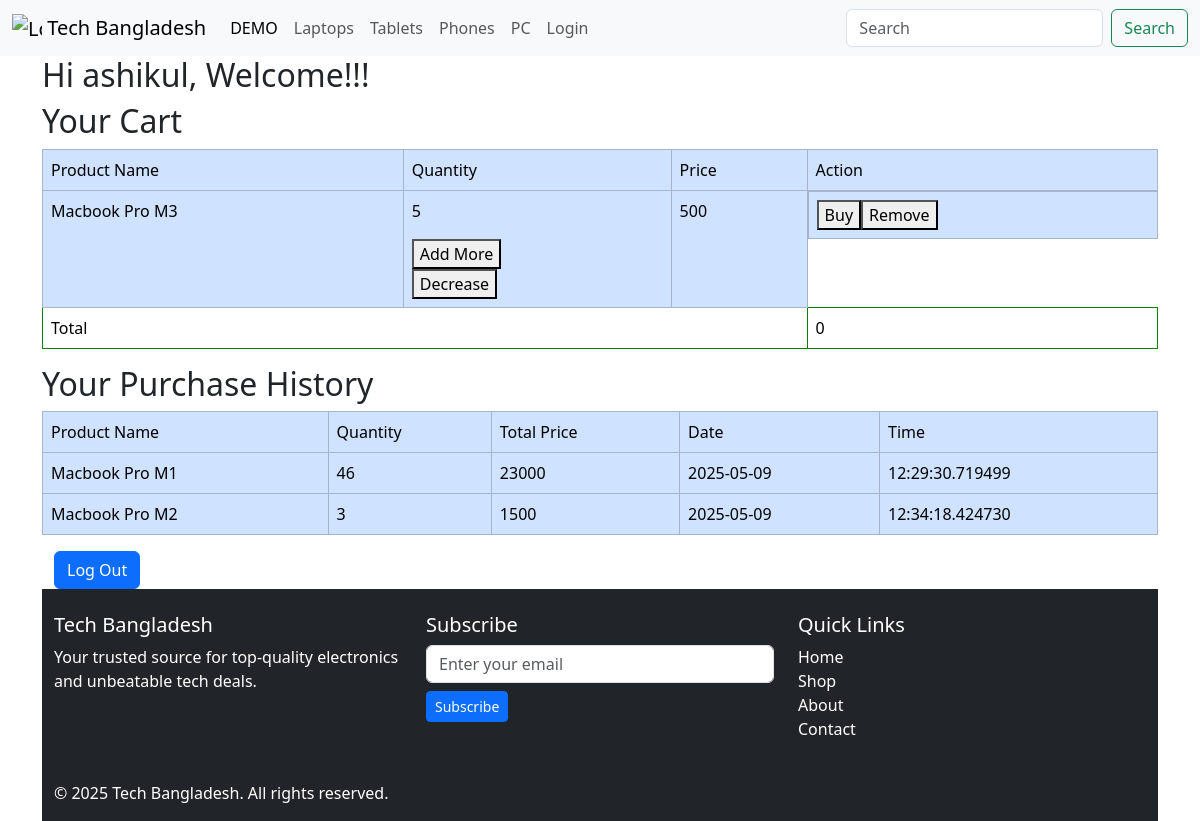
The page /profile (signed in) on the database as committed earlier.
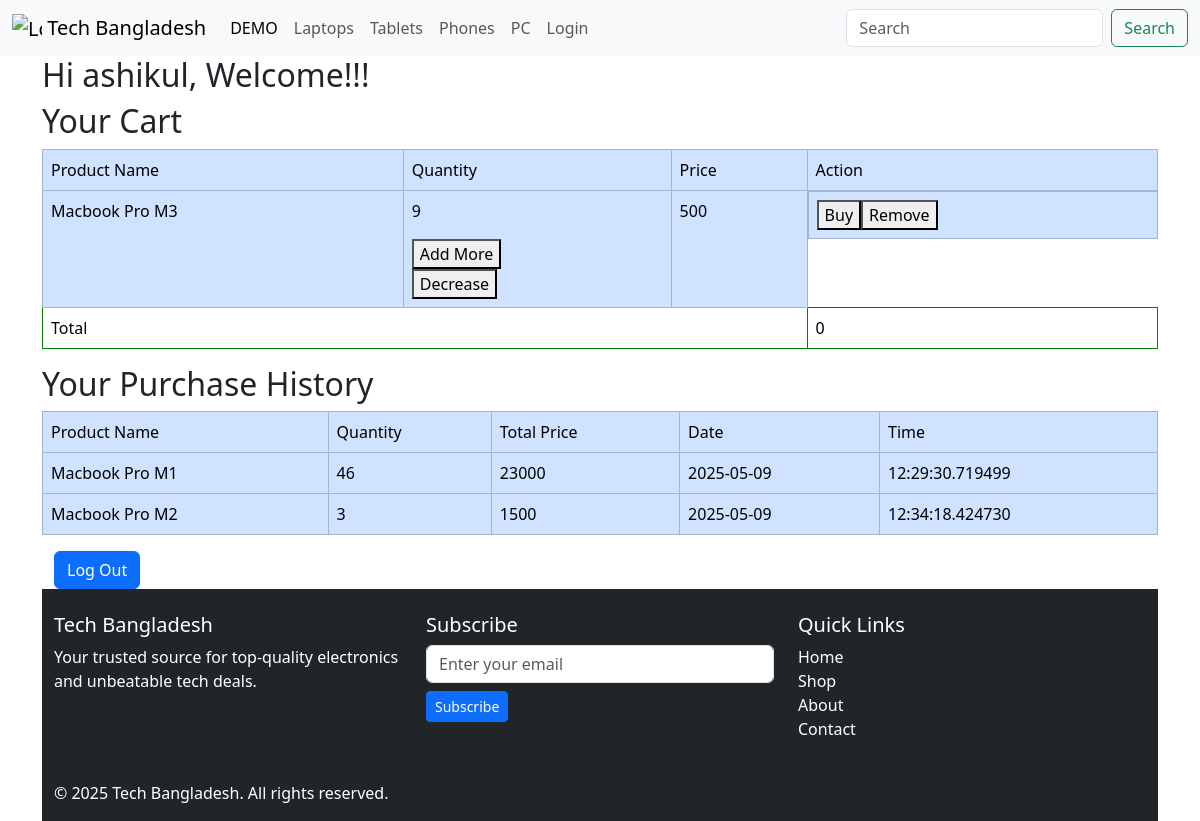
The same page on the database as committed later.
### app/models.py (models this page shows)
class User(db.Model,UserMixin):
    __tablename__ = 'user'
    id = db.Column(db.Integer, primary_key = True)
    name = db.Column(db.String, nullable = False)
    username = db.Column(db.String , unique = True, nullable = False)
    email = db.Column(db.String, unique = True, nullable = False)
    password = db.Column(db.String)
    profile_pic = db.Column(db.String, nullable = False)
    cart_items = db.relationship("Cart",back_populates="user",lazy = True)
    purchases = db.relationship("Purchase",back_populates = "user", lazy = True)

class Cart(db.Model):
    __tablename__ = 'cart'
    id = db.Column(db.Integer, primary_key =True)
    user_id = db.Column(db.Integer,db.ForeignKey("user.id"),nullable =False)
    product_id = db.Column(db.Integer, db.ForeignKey("product.id"),nullable = False)
    quantity = db.Column(db.Integer,default = 1)
    product = db.relationship("Product",backref = "cart_items")
    user = db.relationship("User", back_populates = "cart_items")

class Product(db.Model):
    __tablename__= "product"
    id = db.Column(db.Integer,primary_key = True)
    name = db.Column(db.String(200),nullable = False)
    brand = db.Column(db.String(200),nullable = True)
    releasedate = db.Column(db.String(200), nullable = True)
    description = db.Column(db.String(200),nullable = False)
    price = db.Column(db.Integer,nullable = False)
    stock = db.Column(db.Integer,nullable = False)
    category = db.Column(db.String(100),nullable = False)
    image = db.Column(db.String(100),nullable = False)
    availabity = db.Column(db.Boolean,nullable = True)
    time = db.Column(db.DateTime,default= datetime.now)
    hardware = db.relationship("Hardware",back_populates = "product")
    battery = db.relationship("Battery",back_populates = "product")
    display = db.relationship("Display",back_populates = "product")
    connectivity = db.relationship("Connectivity",back_populates = "product")
    camera = db.relationship("Camera",back_populates = "product")
    software = db.relationship("Software",back_populates = "product")
    extrainfo = db.relationship("Extrainfo",back_populates = "product")

class Purchase(db.Model):
    __tablename__ = 'purchase'
    id = db.Column(db.Integer , primary_key = True)
    user_id = db.Column(db.Integer,db.ForeignKey("user.id"),nullable = False)
    product_id = db.Column(db.Integer, db.ForeignKey("product.id"),nullable = False)
    quantity = db.Column(db.Integer,default = 1)
    time = db.Column(db.DateTime, default =datetime.now)
    product = db.relationship("Product",backref = "purchases")
    user = db.relationship("User", back_populates = "purchases")

### app/profile.py (the view)
@profiles.route('/profile')
@login_required
def profile():
    username = current_user.username
    email = current_user.email
    picture_url = current_user.profile_pic
    cart_items = Cart.query.filter(Cart.user_id == current_user.id).all()
    total = 0
    purchases = Purchase.query.filter(Purchase.user_id == current_user.id).all()
    return render_template('profile.html',username = username,email= email,picture_url = picture_url,cart_items = cart_items,total = total,purchases=purchases)

### app/__init__.py (called while the page is built)
@login_manager.user_loader
def load_user(user_id):
    from app.models import User
    return User.query.get(int(user_id))

### app/templates/profile.html (shortened to what this page needs)
{% extends 'layout.html' %}
{% block body %}
    <div class="container">
        <div class="row">
            <h2>
                Hi {{ current_user.name }}, Welcome!!!
            </h2>
        </div>
    </div>
    <div class="container">
    <h2 class="">
        Your Cart
    </h2>
    {% if not cart_items %}
    <p class="lead">You have nothing in your cart</p>
    {% else %}
    <table class="table">
        <tr class="table-primary">
            <td class="table-primary ">
                Product Name
            </td>
            <td class="table-primary">
                Quantity
            </td>
            <td class="table-primary">
                Price
            </td>
            <td class="table-primary">
                Action
            </td>
        </tr>
        {% for item in cart_items %}
            <tr class="table-primary" id="cart-item-{{item.id}}">
                <td class="table-primary ">
                    {{ item.product.name }}
                </td>
                <td class="table-primary ">
                    <p class="quantity_value{{item.id}}">{{ item.quantity }}</p>
                    <form method="post" action="/api/addquantity" class="quantity1">
                        <button type="submit">Add More</button>
                    </form>
                    {% if item.quantity > 1 %}
                    <form method="post" action="/api/decreasequantity" class="quantity2">
                        <button type="submit">Decrease</button>
                    </form>
                    {% else %}
                        <button  >Decrease</button>
                    {% endif %}
                </td>
                <td class="table-primary">
                    {{ item.product.price }}
                </td>
                <td class="table-primary" style="display: flex;">
                    <form method="post" action="/checkout">
                        <button  type="submit">Buy</button>
                    </form>
                    <form method="post" action="/api/remove_from_cart" class="removefromcart">
                        <button  type="submit" >Remove</button>
                    </form>
                </td>
            </tr>
    {% endfor %}
    <tr>
        <td colspan="3">Total</td>
        <td>{{ total }}</td>
    </tr>
    </table>
    {% endif  %}
</div>
<div class="container">
    <h2>
        Your Purchase History
    </h2>
    {% if not purchases %}
    <p>You have no purchase history.</p>
    {% else %}
    <table class="table">
        <tr class="table-primary">
            <td class="table-primary ">
                Product Name
            </td>
            <td class="table-primary">
                Quantity
            </td>
            <td class="table-primary">
                Total Price
            </td>
            <td class="table-primary">
                Date
            </td>
            <td class="table-primary">
                Time
            </td>
        </tr>
        {% for item in purchases %}
            <tr class="table-primary">
                <td class="table-primary ">
                    {{ item.product.name }}
                </td>
                <td class="table-primary">
                    {{ item.quantity }}
                </td>
                <td class="table-primary">
                    {{ item.quantity * item.product.price}}
                </td>
                <td class="table-primary">
                    {{ item.time.date() }}
                </td>
                <td class="table-primary">
                    {{ item.time.time() }}
                </td>
            </tr>
    {% endfor %}
    {% endif  %}
</div>
<div>
<div class="container">
    <button type="button" class="btn btn-primary" data-bs-toggle="modal" data-bs-target="#exampleModal">
        Log Out
    </button>
</div>
{% endblock %}

### app/templates/layout.html (shortened to what this page needs)
<!DOCTYPE html>
<html>
<head>
  <link href="https://cdn.jsdelivr.net/npm/bootstrap@5.3.3/dist/css/bootstrap.min.css" rel="stylesheet"
>
</head>
<body>
  <div id="navigationbar">
    <nav class="navbar navbar-expand-lg bg-body-tertiary">
      <div class="container-fluid">
          <a class="navbar-brand" href="/">
            <img src="/docs/5.3/assets/brand/bootstrap-logo.svg" alt="Logo" width="30" height="24" class="d-inline-block align-text-top">
            Tech Bangladesh
          </a>
        <div class="collapse navbar-collapse" id="navbarSupportedContent">
          <ul class="navbar-nav me-auto mb-2 mb-lg-0">
            <li class="nav-item">
              <a class="nav-link active" aria-current="page" href="https://www.google.com/">DEMO</a>
            </li>
            <li class="nav-item">
              <a class="nav-link" href="{{ url_for('main.products',category = 'laptop')}}">Laptops</a>
            </li>
            <a class="nav-link" href="{{ url_for('main.products',category = 'tablet')}}">Tablets</a>
            <li class="nav-item">
              <a class="nav-link" href="{{ url_for('main.products',category = 'phone')}}">Phones</a>
            </li>
            <li class="nav-item">
              <a class="nav-link" href="#">PC</a>
            </li>
            <li class="nav_item">
              <a class="nav-link" href="/login">Login</a>
            </li>
          </ul>
          <form method="post" class="d-flex" action="{{ url_for('searching.search')}}">
            <input class="form-control me-2" list="datalist" type="text" placeholder="Search" aria-label="Search"
              name="keyword">
            <button class="btn btn-outline-success" type="submit">Search</button>
          </form>
        </div>
      </div>
    </nav>
  </div>
  <div id="alert-container" class="position-fixed top-0 end-0 p-3" style="z-index: 1055;">
  </div>
    {% block body %}
    {% endblock %}
    <footer class="bg-dark text-white mt-auto pt-4 pb-3">
      <div class="container">
        <div class="row">
          <div class="col-md-4 mb-4">
            <h5>Tech Bangladesh</h5>
            <p>Your trusted source for top-quality electronics and unbeatable tech deals.</p>
          </div>
          <div class="col-md-4 mb-4">
            <h5>Subscribe</h5>
            <form class="d-flex flex-column">
              <input type="email" class="form-control mb-2" placeholder="Enter your email" required>
              <button type="submit" class="btn btn-primary btn-sm">Subscribe</button>
            </form>
          </div>
          <div class="col-md-4 mb-4">
            <h5>Quick Links</h5>
            <ul class="list-unstyled">
              <li><a href="/" class="text-white text-decoration-none">Home</a></li>
              <li><a href="/products" class="text-white text-decoration-none">Shop</a></li>
              <li><a href="/about" class="text-white text-decoration-none">About</a></li>
              <li><a href="/contact" class="text-white text-decoration-none">Contact</a></li>
            </ul>
          </div>
        </div>
        <div class="row align-items-center">
          <div class="col-md-6 text-center text-md-start">
            <p class="mb-0">© 2025 Tech Bangladesh. All rights reserved.</p>
          </div>
          <div class="col-md-6 text-center text-md-end">
          </div>
        </div>
      </div>
    </footer>
</body>
</html>

### app/templates/profile.html (style rules this page uses)
td { border: 1px solid green; }

### app/templates/layout.html (style rules this page uses)
#navigationbar { background-color: black; background: black; }
html, body { height: 100%; }
body { display: flex; flex-direction: column; }
footer { margin-top: auto; }

Rows that differ between the two databases and show on the page:
changed Cart "Macbook Pro M3": quantity "5" → "9"
